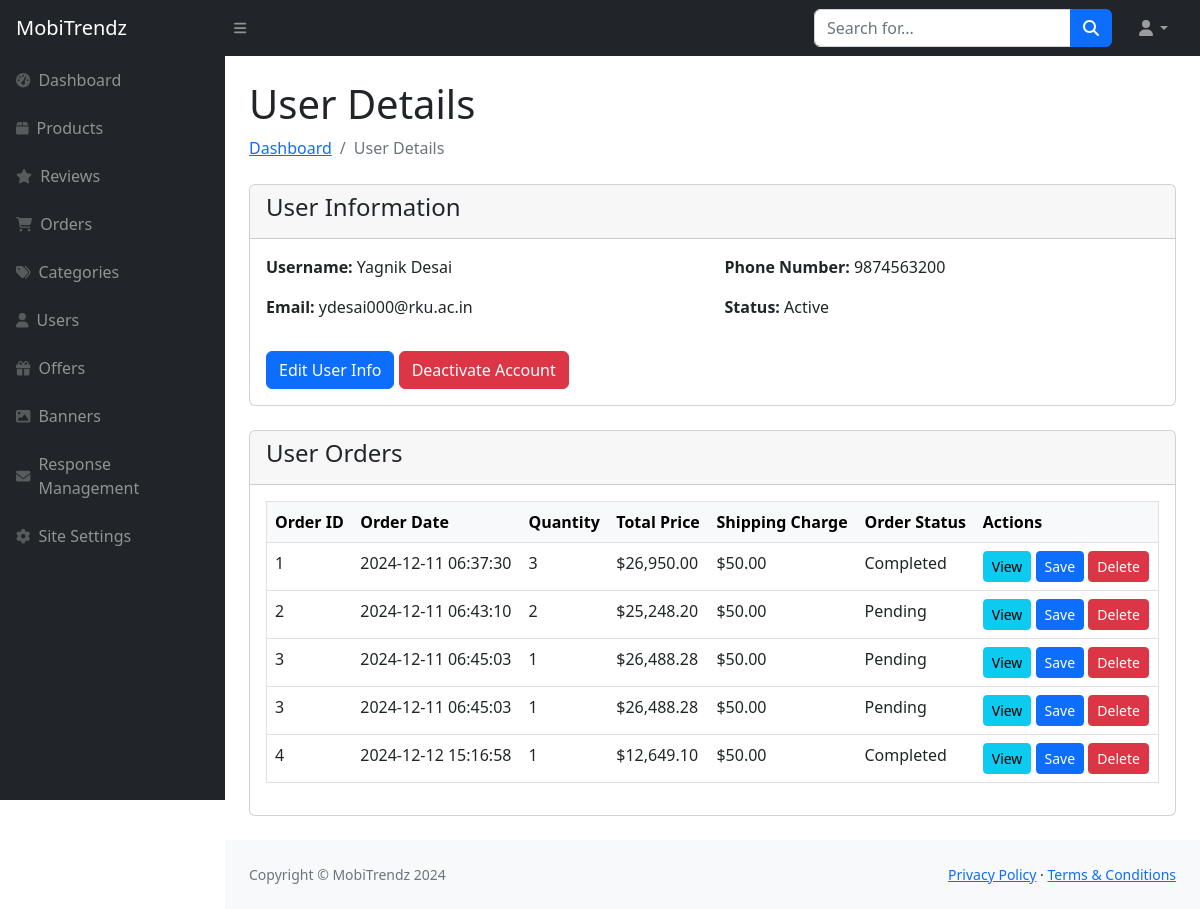
The page /Admin/user-profile.php?user_id=4 on the database its author committed.
### tables this page shows
CREATE TABLE `user_details_tbl` (
  `User_Id` int(11) NOT NULL,
  `User_Role_Id` int(11) DEFAULT 0,
  `Name` varchar(50) NOT NULL,
  `Password` varchar(20) NOT NULL,
  `Email` varchar(320) NOT NULL,
  `Mobile_No` varchar(20) NOT NULL,
  `Active_Status` tinyint(4) NOT NULL,
  `Profile_Picture` varchar(255) DEFAULT 'default-img.png'
);

CREATE TABLE `order_details_tbl` (
  `Order_Id` int(11) NOT NULL,
  `Product_Id` int(11) NOT NULL,
  `Quantity` int(11) NOT NULL,
  `Price` double NOT NULL,
  `Discount` decimal(10,2) NOT NULL
);

CREATE TABLE `order_header_tbl` (
  `Order_Id` int(11) NOT NULL,
  `User_Id` int(11) NOT NULL,
  `Order_Date` datetime NOT NULL,
  `Order_Status` varchar(10) NOT NULL,
  `Shipping_Address_Id` int(11) NOT NULL,
  `Shipping_Charge` float NOT NULL DEFAULT 0,
  `Total` double NOT NULL DEFAULT 0,
  `Payment_Mode` varchar(50) DEFAULT 'Cash on Delivery'
);

### Admin/user-profile.php (the view, shortened to what this page needs)
<?php include("sidebar.php"); ?>
<div id="layoutSidenav_content">
    <div class="container-fluid px-4">
        <h1 class="mt-4">User Details</h1>
        <ol class="breadcrumb mb-4">
            <li class="breadcrumb-item"><a href="index.php">Dashboard</a></li>
            <li class="breadcrumb-item active">User Details</li>
        </ol>
        <?php
            $user_id = $_GET['user_id'];
            $query = "SELECT * FROM user_details_tbl WHERE User_Id = $user_id";
            $result = mysqli_query($con, $query);
            $user = mysqli_fetch_assoc($result);
            $status = $user['Active_Status'];
        ?>
        <div class="card mb-4">
            <div class="card-header">
                <h4>User Information</h4>
            </div>
            <div class="card-body">
                <div class="row">
                    <div class="col-md-6">
                        <p><strong>Username:</strong> <?php echo $user['Name']; ?></p>
                        <p><strong>Email:</strong> <?php echo $user['Email']; ?></p>
                    </div>
                    <div class="col-md-6">
                        <p><strong>Phone Number:</strong> <?php echo $user['Mobile_No']; ?></p>
                        <p><strong>Status:</strong> <?php echo $status == 1 ? 'Active' : ($status == 0 ? 'Inactive' : 'Deactivated'); ?></p>
                    </div>
                </div>
                <a href="update-user.php?user_id=<?php echo $user_id; ?>" class="btn btn-primary mt-3">Edit User Info</a>
                <?php if ($status == 1): ?>
                    <button class="btn btn-danger mt-3" data-bs-toggle="modal" data-bs-target="#deactivateModal">Deactivate Account</button>
                <?php else: ?>
                    <button class="btn btn-success mt-3" data-bs-toggle="modal" data-bs-target="#activateModal">Activate Account</button>
                <?php endif; ?>
            </div>
        </div>
        <?php
            $order_query = "
                SELECT
                    oh.Order_Id, oh.Order_Date, oh.Order_Status, oh.Total, oh.Shipping_Charge,
                    od.Quantity, od.Price, od.Product_Id
                FROM order_header_tbl oh
                JOIN order_details_tbl od ON oh.Order_Id = od.Order_Id
                WHERE oh.User_Id = $user_id
            ";
            $order_result = mysqli_query($con, $order_query);
        ?>
        <div class="card mb-4">
            <div class="card-header">
                <h4>User Orders</h4>
            </div>
            <div class="card-body">
                <table class="table border text-nowrap">
                    <thead class="table-light">
                        <tr>
                            <th>Order ID</th>
                            <th>Order Date</th>
                            <th>Quantity</th>
                            <th>Total Price</th>
                            <th>Shipping Charge</th>
                            <th>Order Status</th>
                            <th>Actions</th>
                        </tr>
                    </thead>
                    <tbody>
                        <?php
                            if (mysqli_num_rows($order_result) > 0) {
                                while ($order = mysqli_fetch_assoc($order_result)) {
                                    $order_id = $order['Order_Id'];
                                    $order_date = $order['Order_Date'];
                                    $quantity = $order['Quantity'];
                                    $total_price = $order['Total'];
                                    $shipping_charge = $order['Shipping_Charge'];
                                    $order_status = $order['Order_Status'];
                        ?>
                        <tr>
                            <td><?php echo $order_id; ?></td>
                            <td><?php echo $order_date; ?></td>
                            <td><?php echo $quantity; ?></td>
                            <td><?php echo "$" . number_format($total_price, 2); ?></td>
                            <td><?php echo "$" . number_format($shipping_charge, 2); ?></td>
                            <td><?php echo $order_status; ?></td>
                            <td>
                                <a href="view-order.php?id=<?php echo $order_id; ?>" class="btn btn-info btn-sm">View</a>
                                <button class="btn btn-primary btn-sm">Save</button>
                                <button class="btn btn-danger btn-sm" data-bs-toggle="modal" data-bs-target="#deleteOrderModal<?php echo $order_id; ?>">Delete</button>
                            </td>
                        </tr>
                        <?php
                                }
                            } else {
                                echo "<tr><td colspan='7'>No orders found for this user.</td></tr>";
                            }
                        ?>
                    </tbody>
                </table>
            </div>
        </div>
    </div>
<?php include("footer.php"); ?>

### rows shown on the page
user_details_tbl: Name "Yagnik Desai", Email "ydesai000@rku.ac.in", Mobile_No "9874563200"
order_details_tbl: Order_Id.Order_Id "1", Order_Id.Order_Date "2024-12-11 06:37:30", Quantity "3", Order_Id.Total "26,950.00", Order_Id.Shipping_Charge "50.00", Order_Id.Order_Status "Completed"
order_details_tbl: Order_Id.Order_Id "2", Order_Id.Order_Date "2024-12-11 06:43:10", Quantity "2", Order_Id.Total "25,248.20", Order_Id.Shipping_Charge "50.00", Order_Id.Order_Status "Pending"
order_details_tbl: Order_Id.Order_Id "3", Order_Id.Order_Date "2024-12-11 06:45:03", Quantity "1", Order_Id.Total "26,488.28", Order_Id.Shipping_Charge "50.00", Order_Id.Order_Status "Pending"
order_details_tbl: Order_Id.Order_Id "3", Order_Id.Order_Date "2024-12-11 06:45:03", Quantity "1", Order_Id.Total "26,488.28", Order_Id.Shipping_Charge "50.00", Order_Id.Order_Status "Pending"
order_details_tbl: Order_Id.Order_Id "4", Order_Id.Order_Date "2024-12-12 15:16:58", Quantity "1", Order_Id.Total "12,649.10", Order_Id.Shipping_Charge "50.00", Order_Id.Order_Status "Completed"
